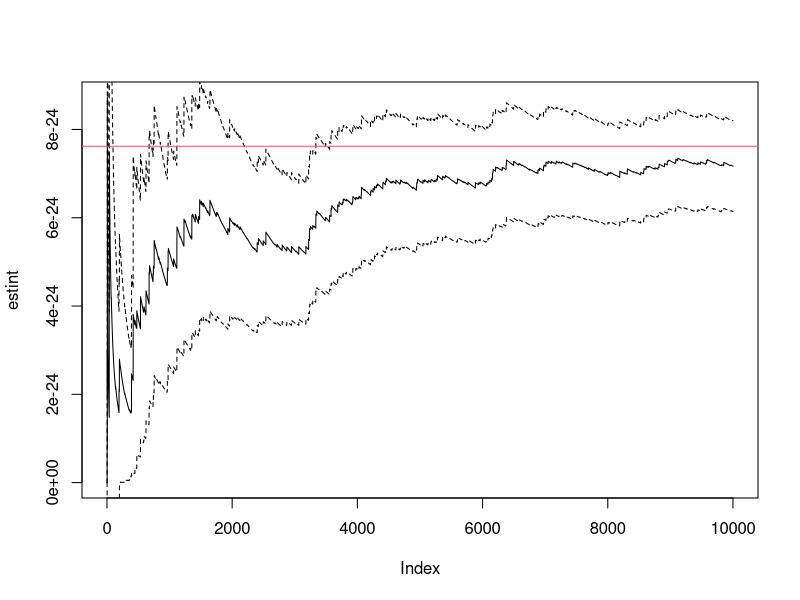

R code for this plot:
# Normal CDF approximation using uniform density as importance function
R=1e4
y=runif(R,0,1/10)
weit=dnorm(1/y)*10 # f(x)/g(x)
estint=cumsum(weit)/1:R
se=sqrt(cumsum((weit-estint)^2))/(1:R) # sample standard error
plot(estint,t='l')
lines(estint-1.96*se,lty=2,t='l')
lines(estint+1.96*se,lty=2,t='l')
abline(h=pnorm(-10),col=2)

# function to demonstrate E[x^8] where x is N(0,1)
importance_x8=function(R, s=2){
  x=rnorm(R)
  est=cumsum(x^8)/1:R # running mean
  err=sqrt(cumsum((x^8-est)^2))/1:R # running s.e.
  plot(est,t='l',col=2,lwd=2,ylim=c(min(est-2*err),max(est+2*err)))
  lines(est-1.96*err,col=2,lty=2);lines(est+1.96*err,col=2,lty=2);
  # now repeat using importance function N(0,s)
  xg=x*s # use the same samples and adjust the variance
  weit=dnorm(xg)/dnorm(xg,0,s) # f(x)/g(x)
  phi=xg^8
  estg=cumsum(phi*weit)/1:R # running mean
  errg=sqrt(cumsum((xg^8*weit-estg)^2))/1:R # running s.e.
  lines(estg,t='l',col=4);lines(estg-1.96*errg,col=4,lty=2);lines(estg+1.96*errg,col=4,lty=2);
  abline(h=105) # true expected value of x^8 is 105*sd(x)^8
}

track_estimate=function(samps,col="black"){
  R=length(samps)
  est=cumsum(samps)/1:R # running sample mean
  err=sqrt(cumsum((samps-est)^2))/1:R # running sample standard error
  plot(est,t='l',lwd=2,ylim=c(min(est-2*err),max(est+2*err)),xlab="n",ylab="Monte Carlo Estimate")
  lines(est-1.96*err,col=col,lty=2);lines(est+1.96*err,col=col,lty=2);
  legend("topright", col=col, lty=c(1,2), lwd=2, cex=1.5, 
         legend=do.call('expression',list(
         bquote(paste(hat(theta)[n])),
         bquote(paste(hat(theta)[n]," +/- 1.96 se",)))))
}